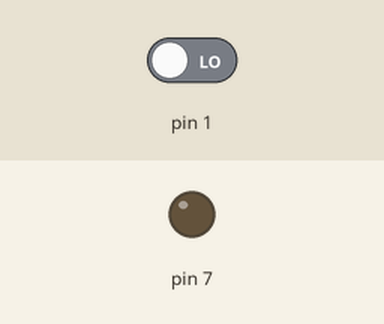
The sketch below on a simulated Arduino Uno, built with avr-gcc and run on an emulated ATmega328P. Parts: output pins drawn as LEDs (lit = HIGH). The test bench sets the inputs (shaded band); at power-on: pin 1 LOW.

Above: at 1.8 s.
1.9 s: pin 1 driven HIGH
At 3.2 s:
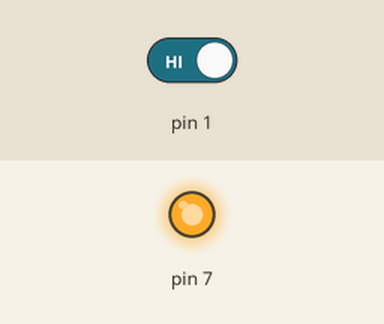
3.5 s: pin 1 driven LOW
At 5.6 s:
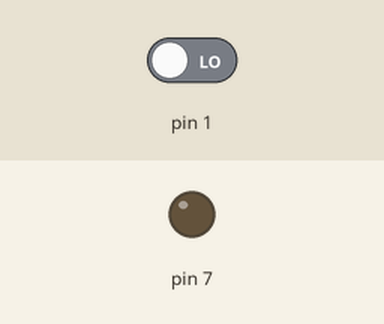
Timing chart, 0 to 7.1 s (numbered marks = the images above; inputs shaded):
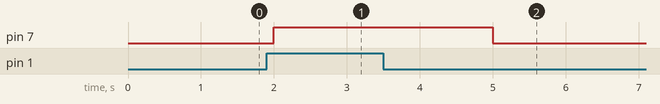

The sketch:

magic_lamp_arduino.ino
```cpp
void setup() {
  // put your setup code here, to run once:
  pinMode(1,INPUT);
  pinMode(7,OUTPUT);
  //define the input and output pins
}

void loop() {
  // put your main code here, to run repeatedly:


  Serial.println(digitalRead(1));

  if(digitalRead(1)==1){
    digitalWrite(7,HIGH);
    delay(3000);
  }
  else{
    digitalWrite(7,LOW);
    delay(1000);
  }
}
```

Measured:
- after the input at 1.9 s, pin 7: LOW → HIGH after 0.10 s
- after the input at 3.5 s, pin 7: HIGH → LOW after 1.5 s
